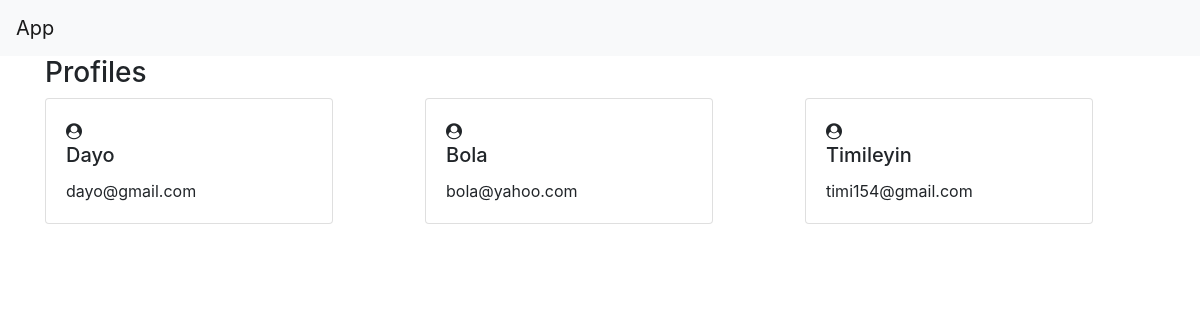
The page /list/ on the database as committed earlier.
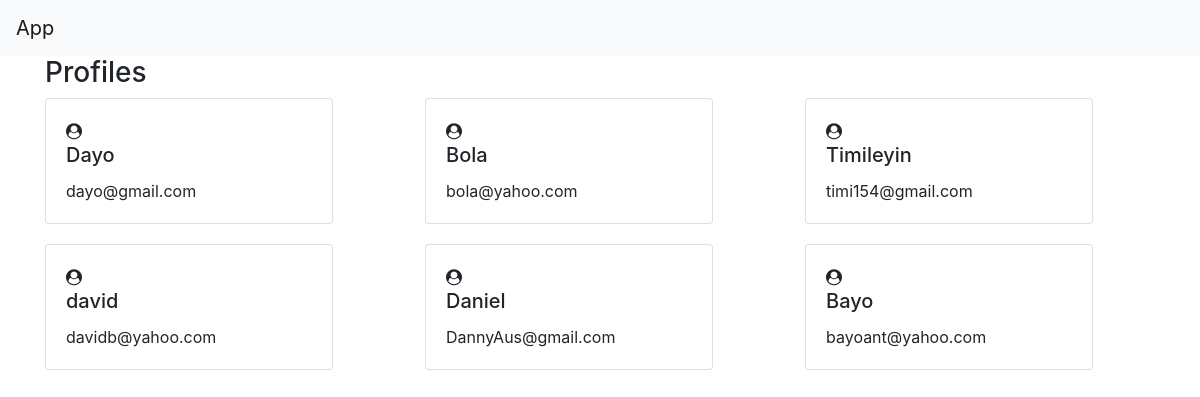
The same page on the database as committed later.
### profiles/models.py (models this page shows)
class Profile(models.Model):
    name = models.CharField(max_length=30, null=False, blank=False)
    email = models.EmailField(max_length=254, null=False, blank=False)

### profiles/views.py (the view)
# urls.py: path('list/', list_view)
def list_view(request):
    profile = Profile.objects.all()
    return render(request, 'list.html', {'profiles': profile})

### profiles/templates/list.html
{% extends 'base.html' %}
{% block content %}
    <h3>Profiles</h3>
        <div class="row">
            {% for profile in profiles %}
            <div class="col" style="margin-bottom: 20px">
                <div class="card" style="width: 18rem;">
                  <div class="card-body">
                      <i class="fa fa-user-circle" aria-hidden="true"></i>
                      <h5 class="card-title">{{profile.name}}</h5>
                      <p class="card-text">{{profile.email}}</p>
                  </div>
                </div>
            </div>
            {% endfor %}
        </div>
{% endblock %}

### templates/base.html (shortened to what this page needs)
<!DOCTYPE html>
<html lang="en">
  <head>
    <link rel="stylesheet" href="https://stackpath.bootstrapcdn.com/bootstrap/4.3.1/css/bootstrap.min.css">
    <link rel="stylesheet" href="https://stackpath.bootstrapcdn.com/font-awesome/4.7.0/css/font-awesome.min.css">
  </head>
  <body>
    <nav class="navbar navbar-light bg-light">
      <a class="navbar-brand" href="#">App</a>
    </nav>
    <div class="container">
        {% block content %}
        {% endblock %}
    </div>
  </body>
</html>

Rows that differ between the two databases and show on the page:
added Profile: name "david", email "davidb@yahoo.com"
added Profile: name "Daniel", email "DannyAus@gmail.com"
added Profile: name "Bayo", email "bayoant@yahoo.com"
